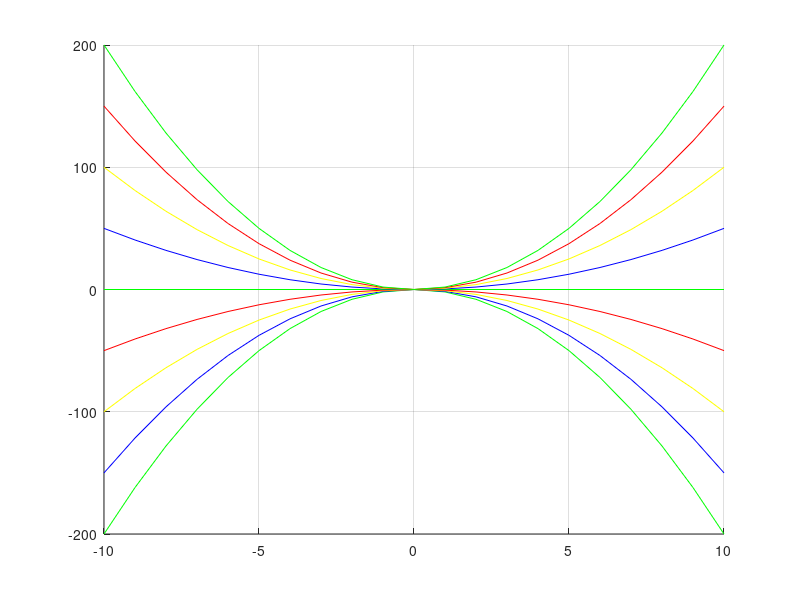

This chart was generated by the following MATLAB code:
clear all;
figure;
hold on;
grid on;

x=[-10:1:10];
a=[-2:.5:2];
m=size(a,2);

kolor='rgby';
k=size(kolor,2);

for i=1:m
    c=mod(i,k);
    y=c+1;
        
    plot(x, a(i)*x.*x, kolor(y))
end